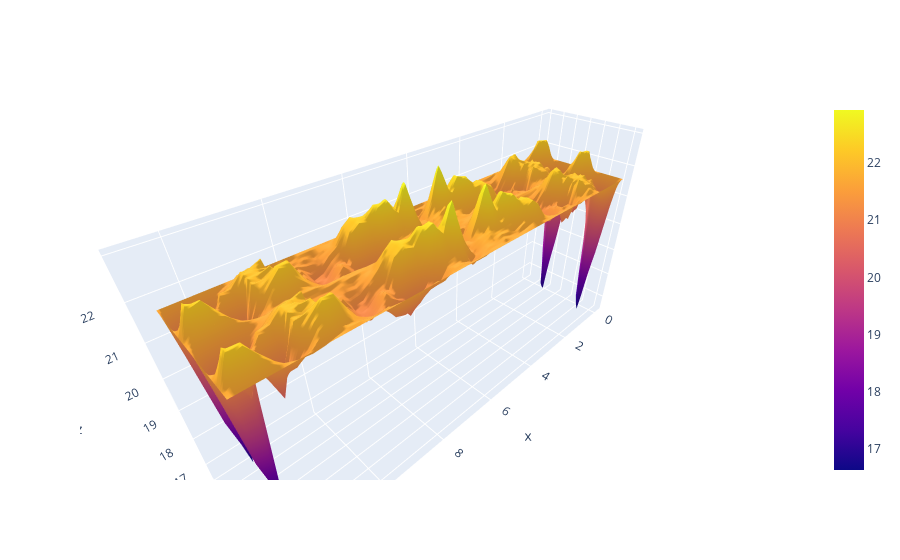

Notebook code cell kept with this figure:
### Markdown cell above
<div class="alert alert-block alert-success">

<p style="font-size:25px">
Exercise 4: CVaR
</p>

Adapt the code above, so instead of taking the mean of all sampled cut values, the algorithm calculates the conditional value at risk and observe how different settings of the parameter $\alpha$ change the QAOA energy landscape. What are the energy and optimal parameters we obtain by the grid search when setting the CVaR parameter to $\alpha = 0.2$ when using 1000 shots and setting the random seed of the qasm simulator to 42 (as is already done in the code above)?
</div>

### Code cell
optimal_parameters = plot_qaoa_energy_landscape(graph = graph, cvar = 0.2)
print(optimal_parameters)

### Figure 1 — Plotly figure (JSON) as saved in the notebook; plotly's stock layout.template omitted (floating-point values rounded to 4 significant figures; data arrays with more than 128 entries replaced by an {"elided": "..."} marker saying what was removed)
{"data": [{"coloraxis": "coloraxis", "type": "surface", "x": [0, 0.2565, 0.5129, 0.7694, 1.026, 1.282, 1.539, 1.795, 2.052, 2.308, 2.565, 2.821, 3.077, 3.334, 3.59, 3.847, 4.103, 4.36, 4.616, 4.873, 5.129, 5.386, 5.642, 5.899, 6.155, 6.411, 6.668, 6.924, 7.181, 7.437, 7.694, 7.95, 8.207, 8.463, 8.72, 8.976, 9.232, 9.489, 9.745, 10.0, 10.26, 10.51, 10.77, 11.03, 11.28, 11.54, 11.8, 12.05, 12.31, 12.57], "y": [0, 0.06411, 0.1282, 0.1923, 0.2565, 0.3206, 0.3847, 0.4488, 0.5129, 0.577, 0.6411, 0.7053, 0.7694, 0.8335, 0.8976, 0.9617, 1.026, 1.09, 1.154, 1.218, 1.282, 1.346, 1.411, 1.475, 1.539, 1.603, 1.667, 1.731, 1.795, 1.859, 1.923, 1.988, 2.052, 2.116, 2.18, 2.244, 2.308, 2.372, 2.436, 2.5, 2.565, 2.629, 2.693, 2.757, 2.821, 2.885, 2.949, 3.013, 3.077, 3.142], "z": {"elided": "50x50 float values"}}], "layout": {"autosize": true, "scene": {"aspectmode": "auto", "aspectratio": {"x": 1.999, "y": 0.4998, "z": 1.001}, "camera": {"center": {"x": 0, "y": 0, "z": 0}, "eye": {"x": 1.093, "y": 1.093, "z": 1.093}, "projection": {"type": "perspective"}, "up": {"x": 0, "y": 0, "z": 1}}}}}
